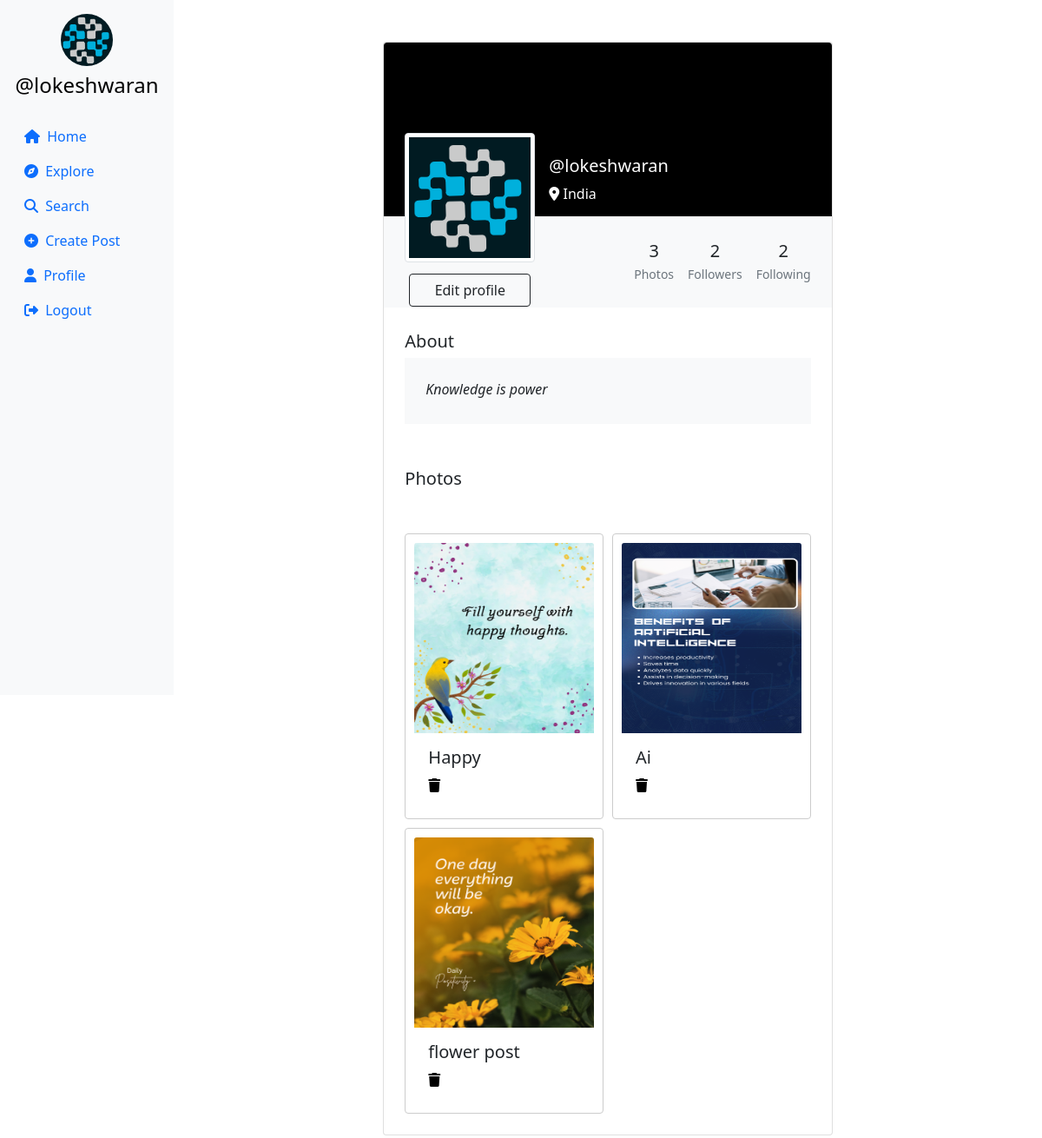
Screenshot of /profile/lokeshwaran (signed in) with the database file from the repository.
### applokesh/models.py (models this page shows, shortened)
class Profile(models.Model):
    user = models.ForeignKey(User, on_delete=models.CASCADE)
    id_user =models.IntegerField(primary_key=True, default=0)
    bio = models.TextField(blank=True, default='')
    profileimg = models.ImageField(upload_to='profile_images', default='blank-profile-picture.png')
    location =models.CharField(max_length=100, blank=True, default='')

class Post(models.Model):
    id =models.UUIDField(primary_key=True, default=uuid.uuid4)
    user =models.CharField(max_length=100)
    image=models.ImageField(upload_to='post_images')
    caption= models.TextField()
    created_at=models.DateTimeField(default=datetime.now)
    no_of_likes =models.IntegerField(default=0)

### applokesh/views.py (the view)
# urls.py: path('profile/<str:id_user>',views.profile),
@login_required(login_url='/loginn')
def profile(request,id_user):
    user_object=User.objects.get(username=id_user)
    print(user_object)
    profile=Profile.objects.get(user=request.user)
    user_profile=Profile.objects.get(user=user_object)
    user_posts=Post.objects.filter(user=id_user).order_by('-created_at')
    user_post_length=len(user_posts)
    follower=request.user.username
    user=id_user
    if Followers.objects.filter(follower=follower, user=user).first():
        follow_unfollow='Unfollow'
    else:
        follow_unfollow='Follow'
    user_followers=len(Followers.objects.filter(user=id_user))
    user_following=len(Followers.objects.filter(follower=id_user))
    context= {
        'user_object': user_object,
        'user_profile': user_profile,
        'user_posts': user_posts,
        'user_post_length': user_post_length,
        'profile': profile,
        'follow_unfollow':follow_unfollow,
        'user_followers': user_followers,
        'user_following': user_following,
     }
    if request.user.username ==id_user:
        if request.method == 'POST':
            if request.FILES.get('image')==None:
                image=user_profile.profileimg
                bio=request.POST['bio']
                location =request.POST['location']
                user_profile.profileimg=image
                user_profile.bio=bio
                user_profile.location=location
                user_profile.save()
            if request.FILES.get('image')!=None:
                image=request.FILES.get('image')
                bio=request.POST['bio']
                location = request.POST['location']
                user_profile.profileimg=image
                user_profile.bio=bio
                user_profile.location=location
                user_profile.save()
            return redirect('/profile/'+id_user)
        else:
            return render(request,'profile.html',context)
    return render(request,'profile.html',context)

### templates/profile.html (shortened to what this page needs)
{% load static %}
<!DOCTYPE html>
<html lang="en">
<head>
    <link rel="stylesheet" href="https://maxcdn.bootstrapcdn.com/bootstrap/4.5.2/css/bootstrap.min.css">
    <link href="https://cdn.jsdelivr.net/npm/bootstrap@5.0.2/dist/css/bootstrap.min.css" rel="stylesheet"
>
    <link rel="stylesheet" href="{% static 'css/app.css' %}">
</head>
<body>
    {% load static %}
    <div class="container-fluid">
        <div class="row">
            <nav class="col-md-2 d-none d-md-block sidebar" style="position: fixed;">
                <div class="text-center mt-3">
                    <img src="{{profile.profileimg.url}}" alt="Profile Picture" class="profile-pic">
                    <h4 class="mt-2"><a href="/profile/{{user}}" style="text-decoration:none;">@{{user}}</a></h4>
                </div>
                <ul class="nav flex-column mt-4">
                    <li class="nav-item">
                        <a class="nav-link active" href="/">
                            <i class="fa-solid fa-house mr-1"></i> Home
                        </a>
                    </li>
                    <li class="nav-item">
                        <a class="nav-link" href="/explore">
                            <i class="fa-solid fa-compass mr-1"></i> Explore
                        </a>
                    </li>
                    <li class="nav-item">
                        <a class="nav-link" href="#" data-bs-toggle="modal" data-bs-target="#exampleModal3">
                            <i class="fa-solid fa-magnifying-glass mr-1"></i> Search
                        </a>
                    </li>
                    <li class="nav-item">
                        <a class="nav-link" href="#" data-bs-toggle="modal" data-bs-target="#exampleModal2"
                            data-bs-whatever="@getbootstrap">
                            <i class="fa-solid fa-circle-plus mr-1"></i> Create Post
                        </a>
                    </li>
                    <li class="nav-item">
                        <a class="nav-link" href="/profile/{{user}}">
                            <i class="fa-solid fa-user mr-1"></i> Profile
                        </a>
                    </li>
                    <li class="nav-item">
                        <a class="nav-link" href="/logoutt">
                            <i class="fa-solid fa-right-from-bracket mr-1"></i> Logout
                        </a>
                    </li>
                </ul>
            </nav>
            {% load static %}
            <main role="main" class="col-md-9 ml-sm-auto col-lg-10 px-md-4">
                <section class="gradient-custom-2">
                    <div class="container py-5">
                        <div class="row d-flex justify-content-center align-items-center h-100">
                            <div class="col col-lg-9 col-xl-7">
                                <div class="card">
                                    <div class="rounded-top text-white d-flex flex-row"
                                        style="background:black; height:200px;">
                                        <div class="ms-4  d-flex flex-column" style="width: 150px; margin-top:5rem;">
                                            <img src="{{user_profile.profileimg.url}}" alt="Generic placeholder image"
                                                class="img-fluid img-thumbnail mt-4 mb-2"
                                                style="width: 150px; z-index: 1">
                                            {% if user == user_profile.user %}
                                            <button type="button" class="btn btn-outline-dark"
                                                data-mdb-ripple-color="dark" style="z-index: 1; margin: 5px;"
                                                data-bs-toggle="modal" data-bs-target="#exampleModal1"
                                                data-bs-whatever="@getbootstrap">
                                                Edit profile
                                            </button>
                                            {% endif %}
                                        </div>
                                        <div class="ms-3" style="margin-top: 130px;">
                                            <h5>@{{user_profile.user}}</h5>
                                            <p><i class="fa-solid fa-location-dot"></i> {{user_profile.location}}</p>
                                        </div>
                                    </div>
                                    <div class="p-4 text-black" style="background-color: #f8f9fa;">
                                        <div class="d-flex justify-content-end text-center py-1">
                                            <div>
                                                <p class="mb-1 h5">{{user_post_length}}</p>
                                                <p class="small text-muted mb-0">Photos</p>
                                            </div>
                                            <div class="px-3">
                                                <p class="mb-1 h5">{{user_followers}}</p>
                                                <p class="small text-muted mb-0">Followers</p>
                                            </div>
                                            <div>
                                                <p class="mb-1 h5">{{user_following}}</p>
                                                <p class="small text-muted mb-0">Following</p>
                                            </div>
                                        </div>
                                    </div>
                                    <div class="card-body p-4 text-black">
                                        <div class="mb-5">
                                            <p class="lead fw-normal mb-1">About</p>
                                            <div class="p-4" style="background-color: #f8f9fa;">
                                                <p class="font-italic mb-1">{{user_profile.bio}}</p>
                                            </div>
                                        </div>
                                        <div class="mb-5">
                                            <p class="lead fw-normal mb-1">Photos</p>
                                        </div>
                                        <div class="image-grid">
                                            {% for pos in user_posts %}
                                            <div class="card image-item">
                                                {% if pos.image %}
                                                <img src="{{ pos.image.url }}" class="card-img-top" alt="..."
                                                    style="width: 219px;height: 219px;">
                                                    {% endif %}
                                                <div class="card-body">
                                                    <h5 class="card-title">{{pos.caption}}</h5>
                                                    {% if user == user_profile.user %} <a href=" /delete/{{pos.id}} "><i
                                                            class="fa-solid fa-trash"></i></a>
                                                    {% endif %}
                                                </div>
                                            </div>
                                            {% endfor %}
                                        </div>
                                    </div>
                                </div>
                            </div>
                        </div>
                    </div>
                </section>
            </main>
        </div>
    </div>
</body>
</html>

### templates/profile.html (style rules this page uses)
.sidebar { background-color: #f8f9fa; height: 100vh; color: black; }
.profile-pic { width: 60px; height: 60px; border-radius: 50%; object-fit: cover; }
a { color: black; }
.image-grid { display: grid; grid-template-columns: repeat(auto-fill, minmax(200px, 1fr)); gap: 10px; }
.image-item { border: 1px solid #ccc; padding: 10px; }
.image-item img { max-width: 100%; height: auto; }

### rows the page displays
Profile: profileimg (picture), user "lokeshwaran", location "India", bio "Knowledge is power"
Post: image (picture), caption "Happy"
Post: image (picture), caption "Ai"
Post: image (picture), caption "flower post"

### other values shown
{{ user }} "lokeshwaran"
{{ user_post_length }} "3"
{{ user_followers }} "2"
{{ user_following }} "2"
